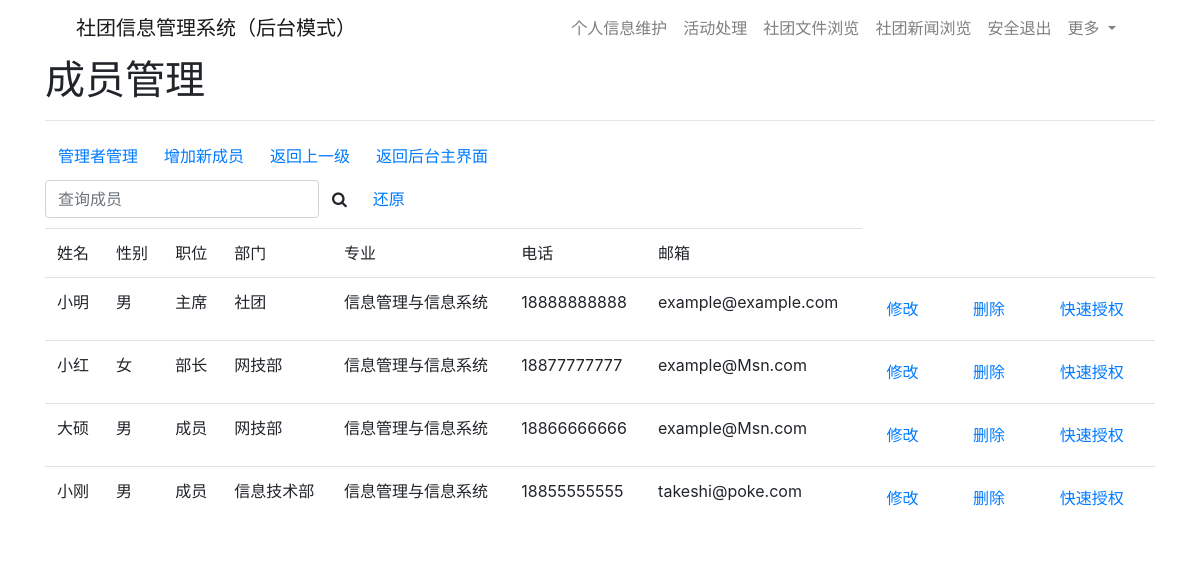
/frontend/manager/gjmanager/yhgl/cygl.php, run on the app's committed database.
### tables this page shows
CREATE TABLE `user` (
  `ID` int(4) NOT NULL COMMENT 'ID',
  `yhm` varchar(20) NOT NULL COMMENT '用户名',
  `mm` varchar(30) NOT NULL DEFAULT '111111' COMMENT '密码',
  `name` varchar(50) NOT NULL COMMENT '姓名',
  `sex` char(1) NOT NULL COMMENT '性别',
  `major` varchar(20) NOT NULL COMMENT '专业',
  `phone` varchar(20) NOT NULL COMMENT '电话',
  `mail` varchar(50) NOT NULL COMMENT '邮箱',
  `auth` int(1) NOT NULL COMMENT '权限',
  `place` varchar(10) NOT NULL COMMENT '职位',
  `depart` varchar(20) NOT NULL COMMENT '部门'
);

### frontend/manager/gjmanager/yhgl/cygl.php (the view, shortened to what this page needs)
<!DOCTYPE html>
<html>
<head>
<link href="https://cdn.bootcdn.net/ajax/libs/twitter-bootstrap/4.5.2/css/bootstrap.css" rel="stylesheet">
<link rel="stylesheet" href="https://cdn.bootcdn.net/ajax/libs/font-awesome/4.7.0/css/font-awesome.min.css">
<link href="css/main.css" rel="stylesheet">
</head>
<body>
<div class="container">
	<div class="row clearfix">
		<div class="col-md-12 column">
		    <nav class="navbar navbar-light navbar-expand-md navigation-clean">
        <div class="container"><a class="navbar-brand" href="/frontend/manager/gjmanagermain.php">社团信息管理系统（后台模式）</a>
            <div class="collapse navbar-collapse" id="navcol-1">
                <ul class="navbar-nav ml-auto">
                    <li class="nav-item"><a class="nav-link" href="/frontend/grxxwh/grxxwh.php">个人信息维护</a></li>
                    <li class="nav-item"><a class="nav-link" href="/frontend/hdcl/hdcl.php">活动处理</a></li>
                    <li class="nav-item"><a class="nav-link" href="/frontend/stwjll/stwjll.php">社团文件浏览</a></li>
                    <li class="nav-item"><a class="nav-link" href="/frontend/stxwll/stxwll.php">社团新闻浏览</a></li>
                    <li class="nav-item"><a class="nav-link" href="/frontend/aqtc.php">安全退出</a></li>
                    <li class="nav-item dropdown"><a class="dropdown-toggle nav-link" aria-expanded="false" data-toggle="dropdown" href="#">更多&nbsp;</a>
                    </li>
                </ul>
            </div>
        </div>
    </nav>
		</div>
	</div>
	<div class="row clearfix">
		<div class="col-md-12 column">
		<h1>成员管理</h1>
		<hr/>
		<div style="margin-bottom:5px"><a href="glzgl.php" class="btn btn-link">管理者管理</a><a href="sjgl/insert.php" class="btn btn-link">增加新成员</a><a href="yhgl.php" class="btn btn-link">返回上一级</a><a href="/frontend/manager/gjmanagermain.php" class="btn btn-link">返回后台主界面</a></div>
		<form class="form-inline" method="post" action="">
          <input type="text" name="ss" placeholder="查询成员" class="form-control"/>
          <button type="submit" class="btn btn-default" style=""><i class="fa fa-search" aria-hidden="true"></i></button>
        <button type="submit" class="btn btn-link" style="">还原</button>
        </form>
		</div>
	</div>
	<div class="row clearfix" style="margin-top:10px">
	<div class="col-md-12 column">
	  <table class="table table-hover" >
		    <tbody>
		    <tr>
      <td>姓名</td>
      <td>性别</td>
      <td>职位</td>
      <td>部门</td>
      <td>专业</td>
      <td>电话</td>
      <td>邮箱</td>
    </tr>
	<?php
include 'C:\phpstudy_pro\WWW\bs\backend\class\Sql.php';
  $ss=$_POST['ss'];
  if (isset($ss)||$ss!=null||$ss!="") {
      $sql="select ID,name,sex,place,depart,major,phone,mail from user where name like('%$ss%') or sex like('%$ss%') or place like('%$ss%') or depart like('%$ss%') or major like('%$ss%') or phone like('%$ss%') or mail like('%$ss%')";
  }else{
      $sql="select ID,name,sex,place,depart,major,phone,mail from user order by id";
  }
  $result=mysqli_query($conn,$sql);
  while ($myrow=mysqli_fetch_array($result)) {
?>
      <tr>
      <td><span><?php echo str_ireplace($ss,"<font color='color:#ff0000'>".$ss."</font>",$myrow[1]); ?></span></td>
      <td><span><?php echo str_ireplace($ss,"<font color='color:#ff0000'>".$ss."</font>",$myrow[2]); ?></span></td>
      <td><span><?php echo str_ireplace($ss,"<font color='color:#ff0000'>".$ss."</font>",$myrow[3]); ?></span></td>
      <td><span><?php echo str_ireplace($ss,"<font color='color:#ff0000'>".$ss."</font>",$myrow[4]); ?></span></td>
      <td><span><?php echo str_ireplace($ss,"<font color='color:#ff0000'>".$ss."</font>",$myrow[5]); ?></span></td>
      <td><span><?php echo str_ireplace($ss,"<font color='color:#ff0000'>".$ss."</font>",$myrow[6]); ?></span></td>
      <td><span><?php echo str_ireplace($ss,"<font color='color:#ff0000'>".$ss."</font>",$myrow[7]); ?></span></td>
      <td>
        <form method="post" action="sjgl/update.php"><input type="hidden" name="id" value="<?php echo $myrow[0]; ?>">
        <button class="btn btn-link" type="submit">修改</button></form>
      </td>
      <td>
        <form method="post" action="/backend/manage/bk_delete.php"><input type="hidden" name="id" value="<?php echo $myrow[0]; ?>">
        <button class="btn btn-link" type="submit">删除</button></form>
      </td>
      <td>
        <form method="post" action="/backend/manage/bk_grantauth.php"><input type="hidden" name="id" value="<?php echo $myrow[0]; ?>">
        <button class="btn btn-link" type="submit" data-toggle="tooltip" data-placement="top" title="快速授予部长级后台管理权">快速授权</button></form>
      </td>
    </tr>
<?php } ?>
  </tbody>
</table>
	</div>
</div>
</div>
</body>
</html>

### data on the page
user: name "小明", sex "男", place "主席", depart "社团", major "信息管理与信息系统", phone "18888888888", mail "example@example.com"
user: name "小红", sex "女", place "部长", depart "网技部", major "信息管理与信息系统", phone "18877777777", mail "example@Msn.com"
user: name "大硕", sex "男", place "成员", depart "网技部", major "信息管理与信息系统", phone "18866666666", mail "example@Msn.com"
user: name "小刚", sex "男", place "成员", depart "信息技术部", major "信息管理与信息系统", phone "18855555555", mail "takeshi@poke.com"
